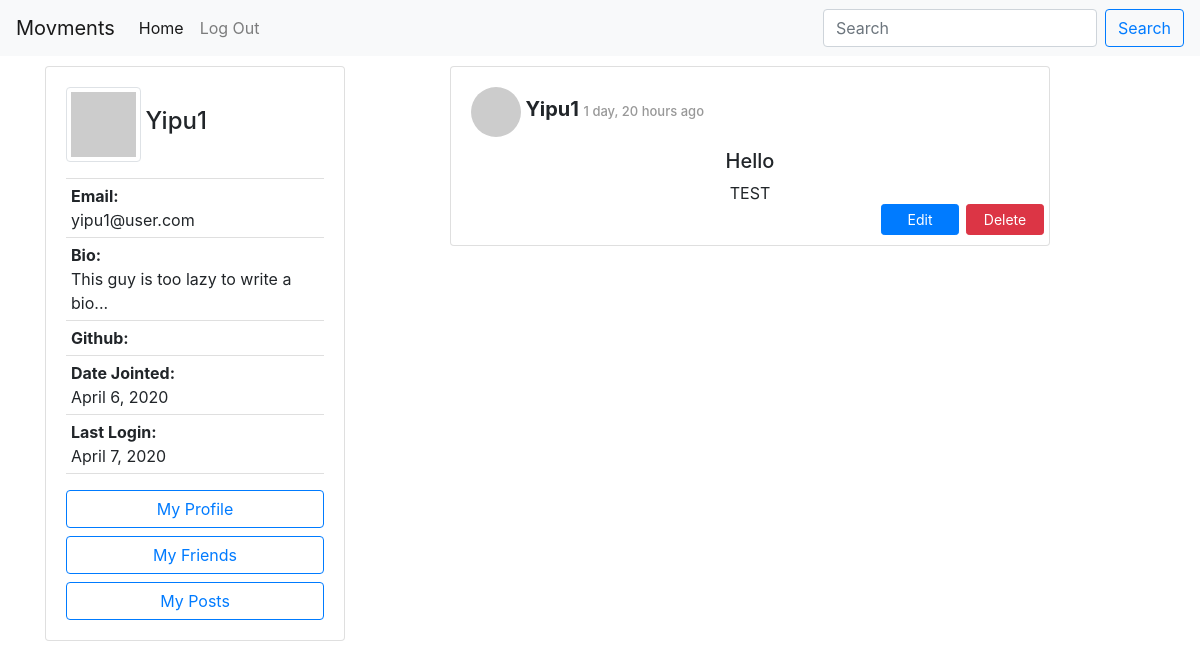
Page /author/404eaa6d-a252-40a0-9b65-d5ae2b23b360/posts (signed in) on the earlier database version.
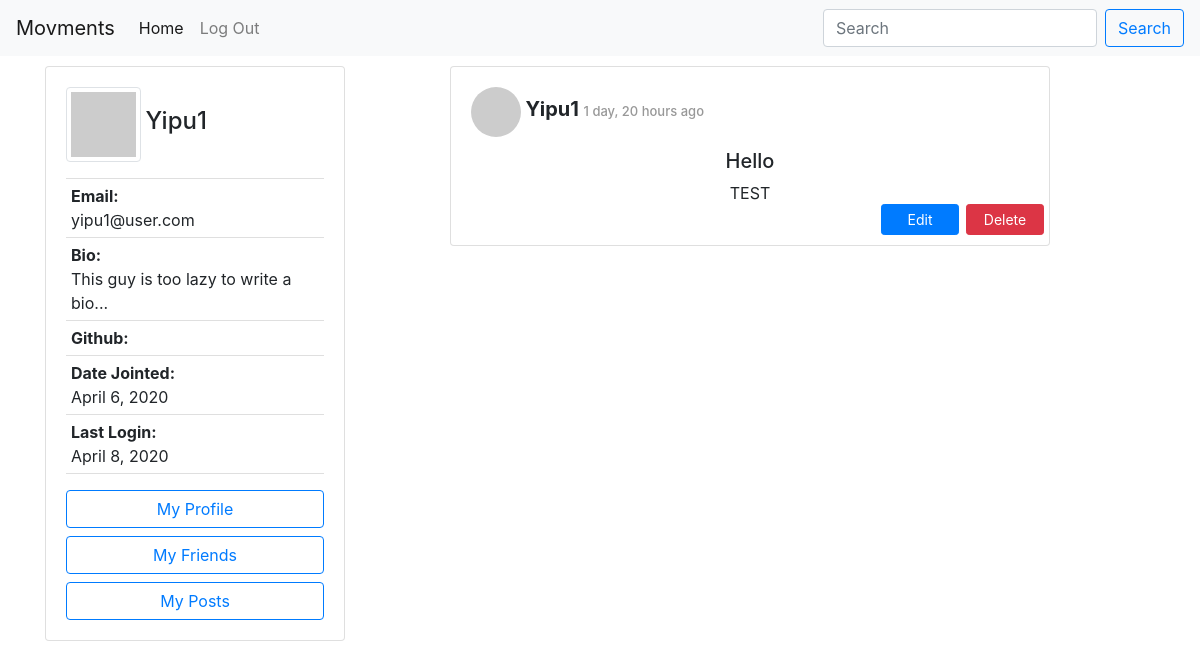
Same page on the later database version.
### accounts/models.py (models this page shows, shortened)
class Author(AbstractBaseUser):
    email=models.EmailField(
        verbose_name='email address',
        max_length=60,
        unique=True,
    )
    id = models.CharField(primary_key=True, default=uuid.uuid4().urn[9:], editable=False,max_length=100,unique=True)
    displayName = models.CharField(max_length=30)
    lastName = models.CharField(max_length=30, blank=True)
    firstName = models.CharField(max_length=30, blank=True)
    host = models.CharField(default=settings.HOSTNAME, max_length=100)
    url = models.CharField(default="", max_length=100)
    avatar = models.ImageField(upload_to='avatar/', default = 'avatar/default-avatar.png', blank=True, null=True)
    github = models.URLField(default="", max_length=100, null=True)
    bio = models.CharField(default="This guy is too lazy to write a bio...", max_length=200, blank=True, null=True)
    date_joined=models.DateField(verbose_name="date joined", auto_now=True)
    last_login=models.DateField(verbose_name="last login", auto_now=True)
    active=models.BooleanField(default=True)
    activated=models.BooleanField(default=False)
    node=models.BooleanField(default=False)
    admin=models.BooleanField(default=False)
    share=models.BooleanField(default=False)
    share_image=models.BooleanField(default=False)
    objects = AuthorManager()
    USERNAME_FIELD = 'email'
    REQUIRED_FIELDS = ['displayName', ]

### posting/views.py (the view)
# urls.py: path('author/<str:author_id>/posts', APIviews.ViewUserPosts.as_view(), name='view user posts'),
class ViewUserPosts(APIView):
    '''
    show a specified author's posts.
    '''
    permission_classes = [IsAuthenticated]
    def get(self, request, author_id, format=None):
        try:
            author = Author.objects.filter(id=author_id)
            if not author.exists():
                return HttpResponseNotFound("Author Not Found")
            author = Author.objects.get(id=author_id)
            posts = getVisiblePosts(request.user, author)
            posts.sort(key=lambda x: x.published, reverse=True)
            context = {
                "posts": posts,
                "allowEdit": True,
            }
            return render(request, "posting/user-post-list.html", context)
        except Exception as e:
            return HttpResponseServerError(e)

### friendship/helper_functions.py (called while the page is built, shortened)
def checkVisibility(requester_url, post):
    if post.visibility == 'PUBLIC':
        return True

### posting/templates/posting/user-post-list.html (shortened to what this page needs)
{% extends 'posting/homepage.html' %}
{% block shortProfile %}
    {% if request.user.is_authenticated %}
        {% include 'posting/profile-card.html' with request=request%}
    {% endif %}
{% endblock %}
{% block content %}
{% if posts %}
<ul>
    {% for post in posts %}
        {% include 'posting/post-full-view.html' with post=post %}
    {% endfor %}
{% endif %}
{% endblock %}

### posting/templates/posting/profile-card.html (shortened to what this page needs)
<div class="card  position-fixed" style="width: 300px;">
    <div class="card-body">
    <img src="https://avatars.dicebear.com/v2/jdenticon/{{ request.user.displayName }}.svg" id="imgProfile" style="width: 75px; height: 75px" class="img-thumbnail" />
    <h4 class="card-title" style="display: inline;">{{request.user.displayName }}</h4>
    <p class="card-text">
        <ul class="list-group list-group-flush" >
            <li  class="list-group-item" style="padding: 5px;"><span style="font-weight: bold;">Email:</span><br>{{ request.user.email }}</li>
            <li  class="list-group-item" style="padding: 5px;"><span style="font-weight: bold;">Bio:</span><br>{{ request.user.bio }}</li>
            <li  class="list-group-item" style="padding: 5px;"><span style="font-weight: bold;">Github:</span><br>{{ request.user.github }}</li>
            <li  class="list-group-item" style="padding: 5px;"><span style="font-weight: bold;">Date Jointed:</span><br> {{ request.user.date_joined }}</li>
            <li  class="list-group-item" style="padding: 5px;"><span style="font-weight: bold;">Last Login:</span><br>{{ request.user.last_login }}</li>
        </ul>
    </p>
    <div id="user-menu">
        <a href="{% url 'accounts:view profile' request.user.id %}" class="btn btn-outline-primary btn-block">My Profile</a>
        <a href="{% url 'friendship:get friends list' request.user.id %}" class="btn btn-outline-primary btn-block">My Friends</a>
        <a href="{% url 'posting:view user posts' request.user.id %}" class="btn btn-outline-primary btn-block">My Posts</a>
    </div>
    </div>
</div>

Differences in the rows shown:
changed Author "Yipu1": user.last_login "April 7, 2020" → "April 8, 2020"
